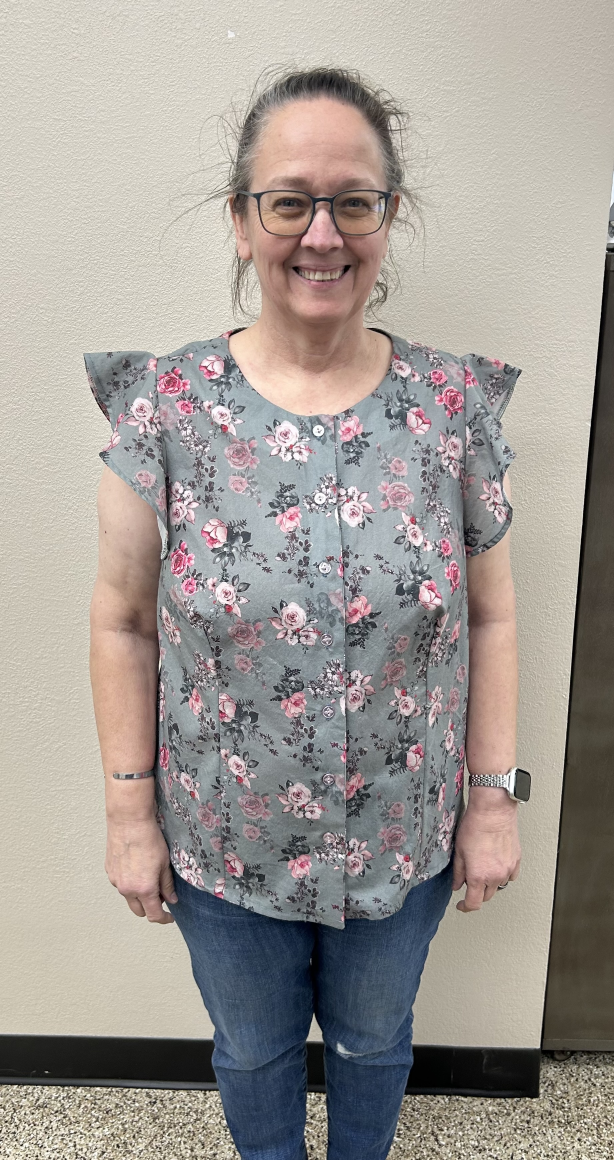
#> input picture Samples/Pictures to process/Fiona_woven_blouse_2026-02-20/Fiona_woven_blouse_Amanda_Lomax_036.jpg, 1842 x 3480 px (shown at 1/3 size)
$ python -i pin_generator.py   (imports and definitions only)
#> lines starting #> are read from the running program, lines starting #| are printed output that depends on the picture
### pinterest-pin-generator/src/config/settings.py
"""Configuration settings for Pinterest Pin Generator"""
import os
from pathlib import Path
from dotenv import load_dotenv

# Load environment variables
load_dotenv()

# Project paths
BASE_DIR = Path(__file__).parent.parent.parent
DATA_DIR = BASE_DIR / 'data'
SAMPLE_IMAGES_DIR = DATA_DIR / 'sample_images'
SAMPLE_TEXTS_DIR = DATA_DIR / 'sample_texts'
OUTPUT_DIR = DATA_DIR / 'output'

# Ensure directories exist
for directory in [DATA_DIR, SAMPLE_IMAGES_DIR, SAMPLE_TEXTS_DIR, OUTPUT_DIR]:
    directory.mkdir(parents=True, exist_ok=True)

# API Keys
GEMINI_API_KEY = os.getenv('GEMINI_API_KEY')
GEMINI_API_MODEL = os.getenv('GEMINI_API_MODEL', 'gemini-3-pro-image-preview')
ANTHROPIC_API_KEY = os.getenv('ANTHROPIC_API_KEY')
DROPBOX_ACCESS_TOKEN = os.getenv('DROPBOX_ACCESS_TOKEN')

# AWS S3 Configuration
AWS_ACCESS_KEY_ID = os.getenv('AWS_ACCESS_KEY_ID')
AWS_SECRET_ACCESS_KEY = os.getenv('AWS_SECRET_ACCESS_KEY')
AWS_S3_BUCKET = os.getenv('AWS_S3_BUCKET', 'sinclairpatterns')
AWS_S3_REGION = os.getenv('AWS_S3_REGION', 'us-east-1')
AWS_S3_BASE_PATH = 'MAIL/patterns/'

# Website
PATTERN_WEBSITE_URL = os.getenv('PATTERN_WEBSITE_URL', 'https://sinclairpatterns.com')

# Pinterest settings
PIN_WIDTH = int(os.getenv('PIN_WIDTH', 1000))
PIN_HEIGHT = int(os.getenv('PIN_HEIGHT', 1500))

# Sample patterns
SAMPLE_PATTERNS = os.getenv('SAMPLE_PATTERNS', 'CrewM,CrewW,Mimosa').split(',')

# Logging
LOG_LEVEL = os.getenv('LOG_LEVEL', 'INFO')

### pinterest-pin-generator/src/utils/logger.py
"""Logging configuration"""
import logging
import colorlog
from src.config.settings import LOG_LEVEL

def setup_logger(name: str) -> logging.Logger:
    """Create a configured logger with color output"""

    handler = colorlog.StreamHandler()
    handler.setFormatter(colorlog.ColoredFormatter(
        '%(log_color)s%(levelname)-8s%(reset)s %(blue)s%(name)s%(reset)s: %(message)s',
        log_colors={
            'DEBUG': 'cyan',
            'INFO': 'green',
            'WARNING': 'yellow',
            'ERROR': 'red',
            'CRITICAL': 'red,bg_white',
        }
    ))

    logger = colorlog.getLogger(name)
    logger.addHandler(handler)
    logger.setLevel(getattr(logging, LOG_LEVEL))

    return logger

### pinterest-pin-generator/src/services/pin_generator.py
"""Pinterest pin image generator"""
from PIL import Image, ImageDraw, ImageFont, ImageFilter
from pathlib import Path
from typing import Dict, Tuple
from src.config.settings import PIN_WIDTH, PIN_HEIGHT, OUTPUT_DIR
from src.services.gemini_service import GeminiService
from src.utils.logger import setup_logger

logger = setup_logger(__name__)


class PinGenerator:
    """Generate Pinterest-optimized pin images with text overlays"""

    def __init__(self):
        self.gemini = GeminiService()
        self.pin_size = (PIN_WIDTH, PIN_HEIGHT)

    # [217 lines left out: functions generate_pin, create_pin_image, resize_to_pinterest, add_text_overlay, batch_generate, not called in this run]

>>> import cv2
>>> picture = cv2.imread('../../../Samples/Pictures to process/Fiona_woven_blouse_2026-02-20/Fiona_woven_blouse_Amanda_Lomax_036.jpg', cv2.IMREAD_GRAYSCALE)
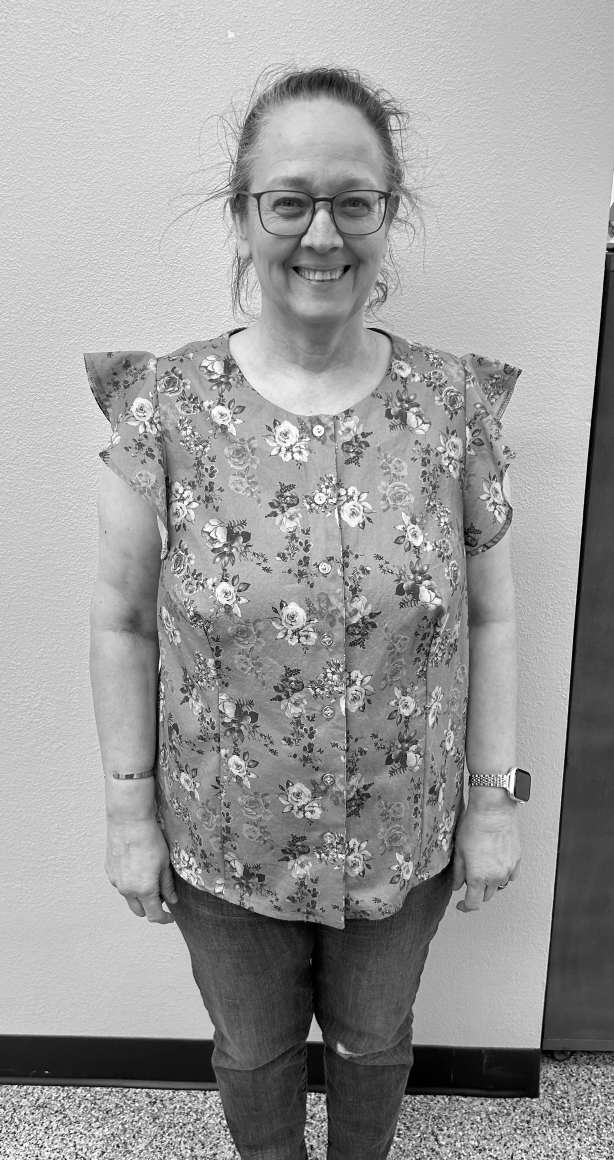
#> picture: shape (3480, 1842) (shown at 1/3 size); min 0, max 255, mean 156.3
#> (the run stopped early here; a loop or call above may not have finished)

$ run again, on Samples/Pictures to process/Fiona_woven_blouse_2026-02-20/Fiona_woven_blouse_Andrea_Bonito_001.jpg
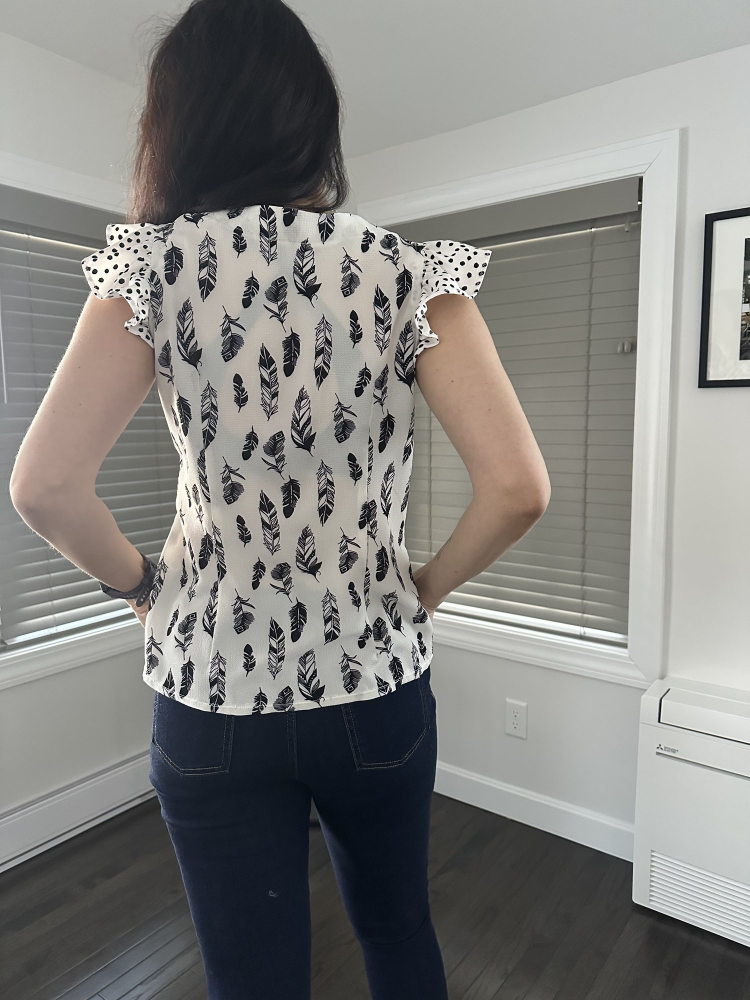
#> input picture Samples/Pictures to process/Fiona_woven_blouse_2026-02-20/Fiona_woven_blouse_Andrea_Bonito_001.jpg, 1500 x 2000 px (shown at 1/2 size)
#> `picture = cv2.imread('../../../Samples/Pictures to process/Fiona_woven..`:
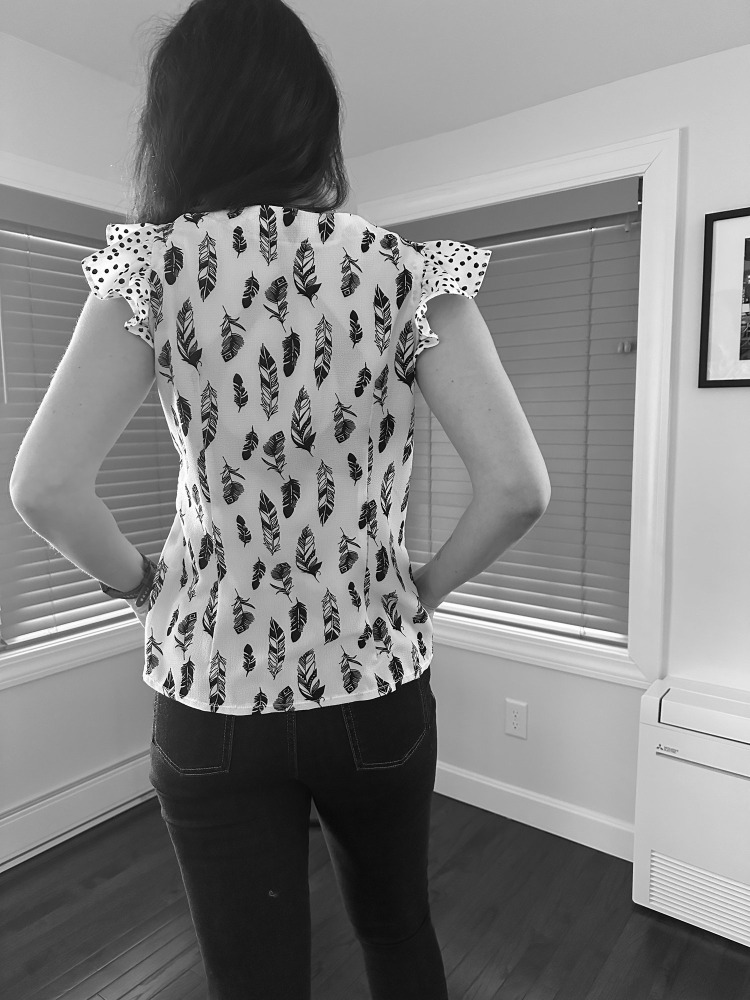
#> picture: shape (2000, 1500) (shown at 1/2 size); min 0, max 255, mean 131

$ run again, on Samples/Pictures to process/Fiona_woven_blouse_2026-02-20/Fiona_woven_blouse_Andrea_Bonito_028.jpg
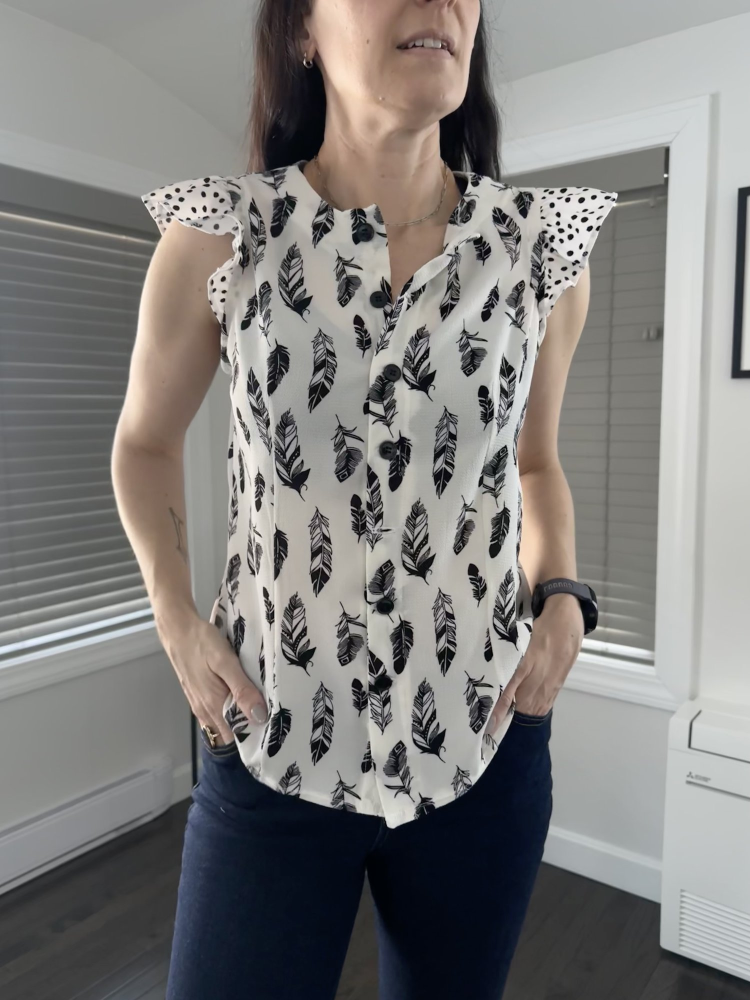
#> input picture Samples/Pictures to process/Fiona_woven_blouse_2026-02-20/Fiona_woven_blouse_Andrea_Bonito_028.jpg, 1500 x 2000 px (shown at 1/2 size)
#> `picture = cv2.imread('../../../Samples/Pictures to process/Fiona_woven..`:
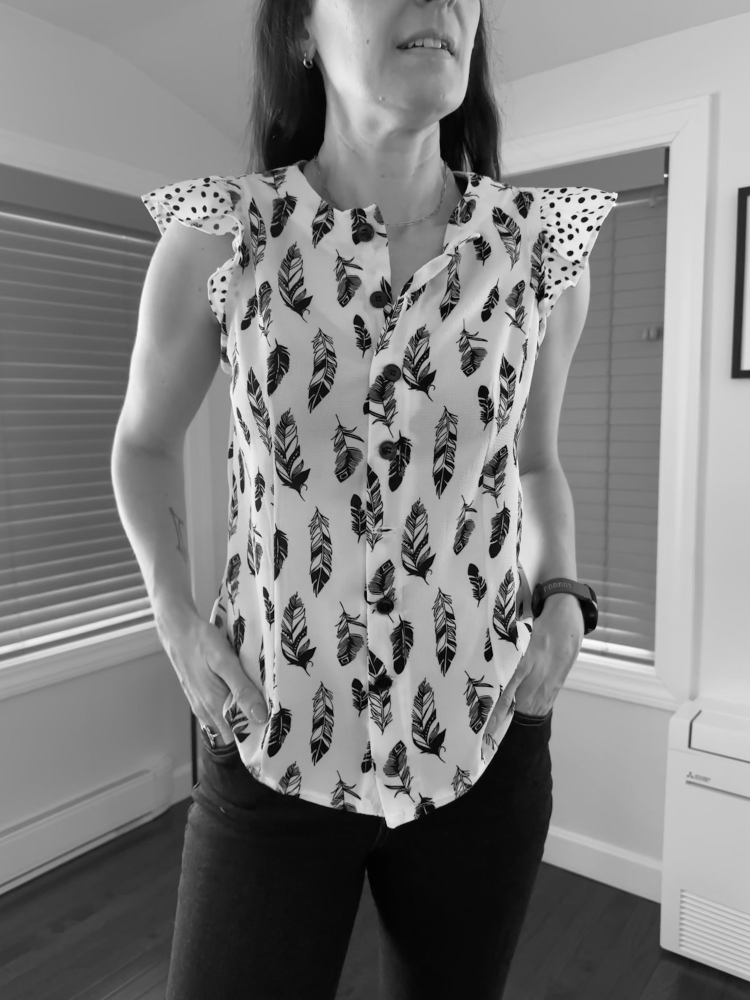
#> picture: shape (2000, 1500) (shown at 1/2 size); min 0, max 255, mean 127.6

$ run again, on Samples/Pictures to process/Fiona_woven_blouse_2026-02-20/Fiona_woven_blouse_Andrea_Bonito_048.jpg
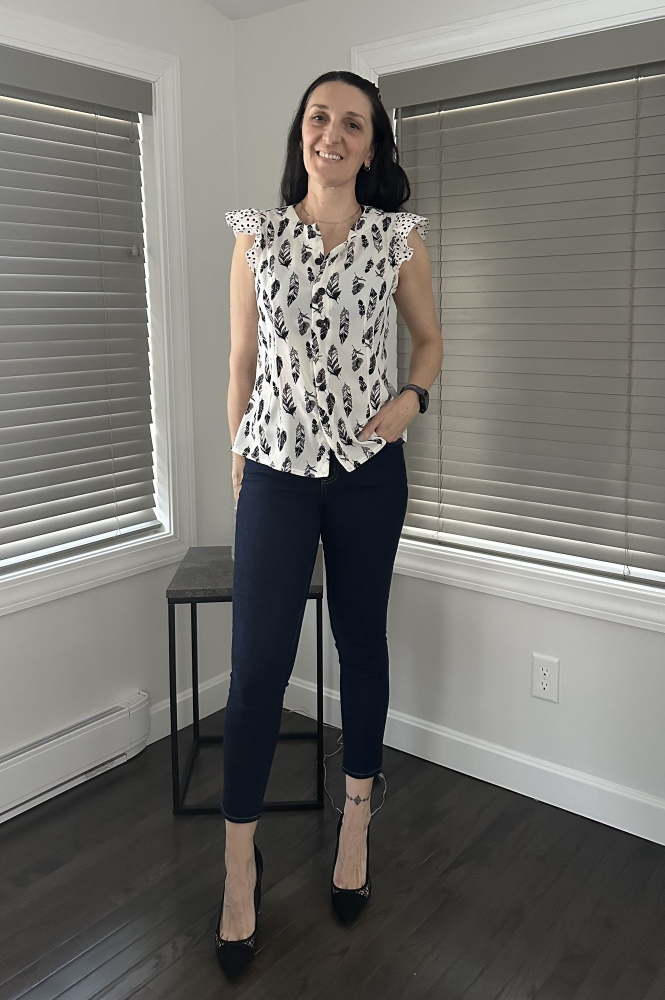
#> input picture Samples/Pictures to process/Fiona_woven_blouse_2026-02-20/Fiona_woven_blouse_Andrea_Bonito_048.jpg, 1329 x 2000 px (shown at 1/2 size)
#> `picture = cv2.imread('../../../Samples/Pictures to process/Fiona_woven..`:
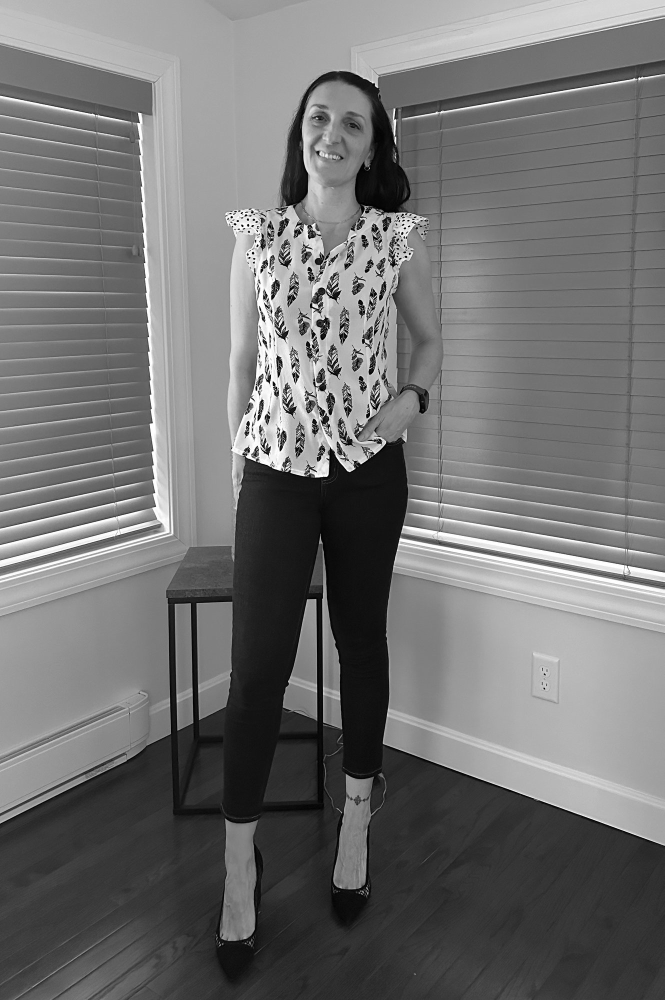
#> picture: shape (2000, 1329) (shown at 1/2 size); min 0, max 255, mean 113.6
